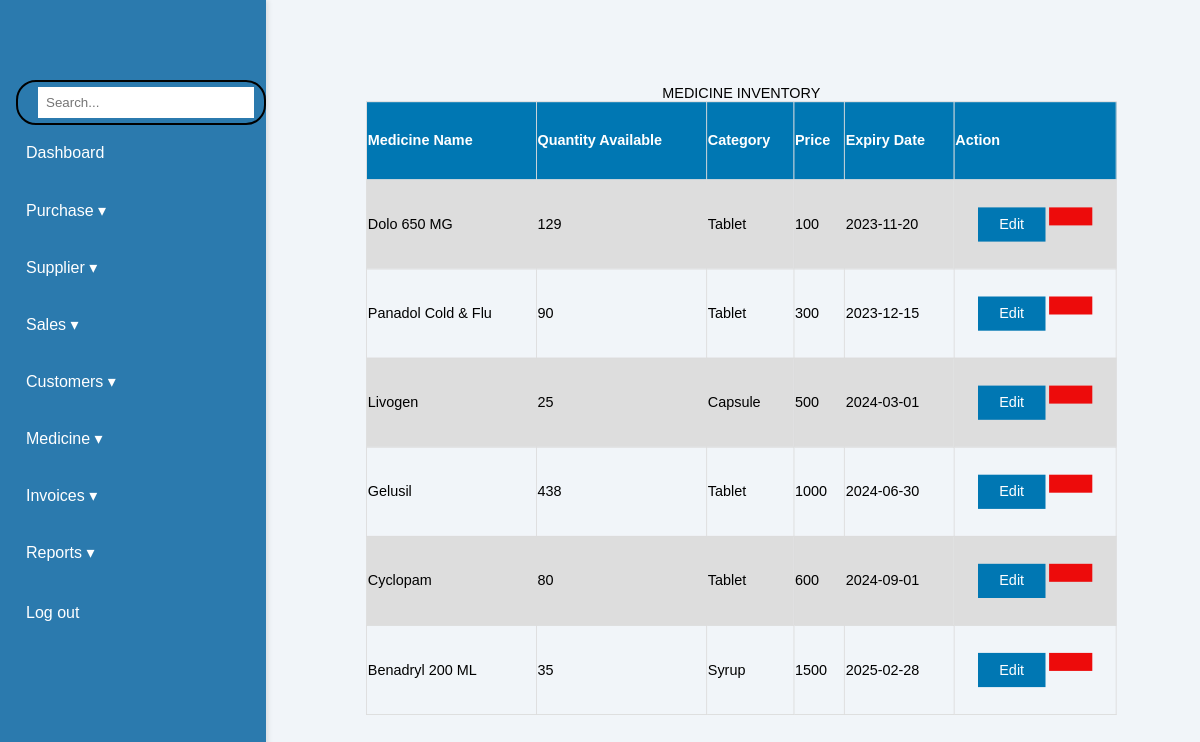
/Inventory-view.php, run on the app's committed database.
### tables this page shows
CREATE TABLE `meds` (
  `Medicine Name` varchar(50) NOT NULL,
  `Quantity` int(11) NOT NULL,
  `Category` varchar(20) NOT NULL,
  `Price` int(11) NOT NULL,
  `Expiry Date` date NOT NULL
);

### Inventory-view.php (the view, shortened to what this page needs)
<!DOCTYPE html>
<html lang="en">
<head>
    <link rel="stylesheet" href="style.css">
    <link rel="stylesheet" href="Table1.css">
</head>
<body>
<div class="container">
<aside class="sidebar">
            <div class="profile">
            </div>
            <div class="search-bar">
                <input type="text" id="searchInput" placeholder="Search..." onkeyup="filterCards()">
            </div>
            <nav>
                <ul>
                    <li>
                        <ion-icon name="home-outline"></ion-icon> <a href="index.php">Dashboard</a>
                    </li>
                    <li>
                        <span class="dropdown">
                            <ion-icon name="cart-outline"></ion-icon> Purchase &#9662;
                        </span>
                    </li>
                    <li>
                        <span class="dropdown">
                            <ion-icon name="person-add-outline"></ion-icon> Supplier &#9662;
                        </span>
                    </li>
                    <li>
                        <span class="dropdown">
                            <ion-icon name="cash-outline"></ion-icon> Sales &#9662;
                        </span>
                    </li>
                    <li>
                    <span class="dropdown">
                            <ion-icon name="people-circle"></ion-icon> Customers &#9662;
                        </span>
                    </li>
                    <li>
                        <span class="dropdown">
                            <ion-icon name="medkit-outline"></ion-icon> Medicine &#9662;
                        </span>
                    </li>
                    <li>
                        <span class="dropdown">
                            <ion-icon name="document-text-outline"></ion-icon> Invoices &#9662;
                        </span>
                    </li>
                    <li>
                        <span class="dropdown">
                            <ion-icon name="analytics-outline"></ion-icon> Reports &#9662;
                        </span>
                    </li>
                    <ul>
                    <li>
                        <ion-icon name="home-outline"></ion-icon> <a href="login.php">Log out</a>
                    </li>
                </ul>
            </nav>
        </aside>
        <table  id="table1" >
        <caption>MEDICINE INVENTORY</caption>
		<tr>
			<th>Medicine Name</th>
			<th>Quantity Available</th>
			<th>Category</th>
			<th>Price</th>
			<th>Expiry Date</th>
			<th>Action</th>
		</tr>
        <?php
include "config.php";
$sql = "SELECT `Medicine Name`, `Quantity`, `Category`, `Price`, `Expiry Date` FROM `meds`";
$result = $conn->query($sql);
if ($result->num_rows > 0) {
    while ($row = $result->fetch_assoc()) {
        echo "<tr>";
        echo "<td>" . $row["Medicine Name"] . "</td>";
        echo "<td>" . $row["Quantity"] . "</td>";
        echo "<td>" . $row["Category"]  . "</td>";
        echo "<td>" . $row["Price"] . "</td>";
        echo "<td>" . $row["Expiry Date"] . "</td>";
        echo "<td align=center>";
        echo "<a class='button1 edit-btn' href='Inventory-update.php?med=" .$row['Medicine Name']. "&qty=" . $row['Quantity'] . "&cat=" . $row['Category'] . "&sp=" . $row['Price'] . "&edate=" . $row['Expiry Date'] . "'>Edit</a>";
        echo "<a class='button1 del-btn' href='Inventory-delete.php?med=" .$row['Medicine Name']. "&qty=" . $row['Quantity'] . "&cat=" . $row['Category'] . "&sp=" . $row['Price'] . "&edate=" . $row['Expiry Date'] . "'><ion-icon name='trash-outline'></ion-icon></a>";
        echo "</td>";
        echo "</tr>";
    }
    echo "</table>";
}
?>
    </body>
</html>

### style.css (style rules this page uses)
body { font-family: 'Poppins', sans-serif; margin: 0; padding: 0; background-color: #f1f5f9; }
.container { display: flex; height: 100vh; }
.sidebar .profile { display: flex; align-items: center; margin-top: 40px; margin-bottom: 20px; }
.sidebar { width: 280px; background-color: #2b7aae; color: white; padding-left: 1rem; box-shadow: 2px 0 5px rgba(0, 0, 0, 0.1); z-index: 100; }
.sidebar nav ul { list-style-type: none; padding: 0; }
.sidebar nav ul li { padding: 15px 0; cursor: pointer; transition: background-color 0.3s; position: relative; width: 100%; margin-bottom: 0.5rem; }
.sidebar nav ul li a { text-decoration: none; color: white; }
.dropdown { cursor: pointer; display: flex; align-items: center; }
.search-bar { display: flex; align-items: center; border: 2px solid black; border-radius: 20px; padding: 5px 10px; width: 250px; }
.search-bar input { border: none; outline: none; padding: 8px; width: 100%; }
* { margin: 0; padding: 0; font-family: 'Poppins', sans-serif; box-sizing: border-box; }

### Table1.css (style rules this page uses)
#table1 { font-family: Arial; border-collapse: collapse; margin-top: 50px; margin-bottom: 50px; margin-right: auto; margin-left: 100px; width: 80%; overflow: auto; transform-origin:0%; transform: scale(0.9); }
#table1 td, #table1 th { border: 1px solid #ddd; padding: 1px; }
#table1 tr:nth-child(even) { background-color: #ddd; }
#table1 th { padding-top: 12px; padding-bottom: 12px; text-align: left; background-color: #0077b3; color: white; }
.button1 { border:none; color: white; padding: 10px 24px; text-align: center; text-decoration: none; display: inline-block; margin: 4px 2px; cursor: pointer; }
.edit-btn { background-color:#0077b3; }
.del-btn { background-color:#ed0b0b; }

### data on the page
meds: Medicine Name "Dolo 650 MG", Quantity "129", Category "Tablet", Price "100", Expiry Date "2023-11-20"
meds: Medicine Name "Panadol Cold & Flu", Quantity "90", Category "Tablet", Price "300", Expiry Date "2023-12-15"
meds: Medicine Name "Livogen", Quantity "25", Category "Capsule", Price "500", Expiry Date "2024-03-01"
meds: Medicine Name "Gelusil", Quantity "438", Category "Tablet", Price "1000", Expiry Date "2024-06-30"
meds: Medicine Name "Cyclopam", Quantity "80", Category "Tablet", Price "600", Expiry Date "2024-09-01"
meds: Medicine Name "Benadryl 200 ML", Quantity "35", Category "Syrup", Price "1500", Expiry Date "2025-02-28"
